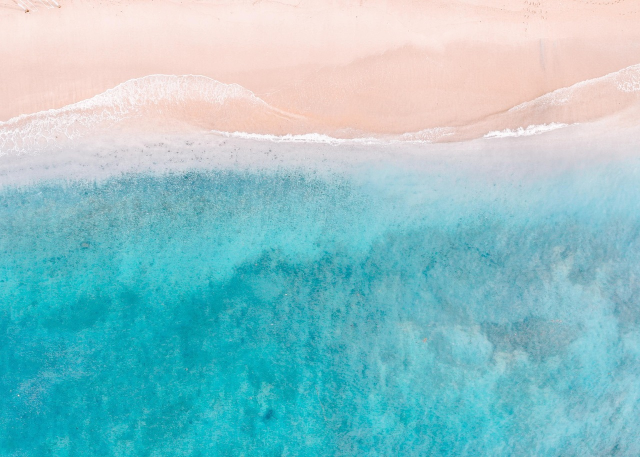
#> input picture data/train/beach/pseudo_1.jpg, 1280 x 914 px (shown at 1/2 size)
$ python -i opencv_analyzer.py   (imports and definitions only)
#> lines starting #> are read from the running program, lines starting #| are printed output that depends on the picture
#> further down, picture is the input picture: PIL image 1280x914 RGB; mean R, G, B 142, 195.2, 201.2
"""Image color / tone metrics using OpenCV and NumPy."""

from __future__ import annotations

from typing import Any, Dict, List

import cv2
import numpy as np
from PIL import Image

_KMEANS_K = 5
_KMEANS_MAX_SIDE = 256
_KMEANS_CRITERIA = (cv2.TERM_CRITERIA_EPS + cv2.TERM_CRITERIA_MAX_ITER, 40, 0.5)
_CONTRAST_STD_SCALE = 128.0  # max ~std for 0/255 split; map std to ~[0, 1]


def _pil_to_rgb_array(image: Image.Image) -> np.ndarray:
    if image.mode != "RGB":
        image = image.convert("RGB")
    return np.asarray(image, dtype=np.uint8)


def _resize_for_kmeans(rgb: np.ndarray) -> np.ndarray:
    h, w = rgb.shape[:2]
#> h = 914; w = 1280
    m = max(h, w)
#> m = 1280
    if m <= _KMEANS_MAX_SIDE:
        return rgb
    scale = _KMEANS_MAX_SIDE / m
#> scale = 0.2
    return cv2.resize(
        rgb,
        (int(round(w * scale)), int(round(h * scale))),
        interpolation=cv2.INTER_AREA,
    )
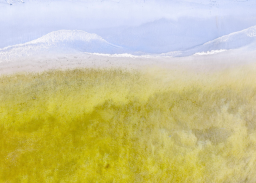
#> returned value: shape (183, 256, 3); mean of channels 0, 1, 2 142, 195.2, 201.3; drawn as B, G, R


def _dominant_color_kmeans(rgb: np.ndarray) -> List[int]:
    small = _resize_for_kmeans(rgb)
    pixels = small.reshape(-1, 3).astype(np.float32)
    if pixels.shape[0] < _KMEANS_K:
        k = max(1, pixels.shape[0])
    else:
        k = _KMEANS_K

    _, labels, centers = cv2.kmeans(
        pixels,
        k,
        None,
        _KMEANS_CRITERIA,
        10,
        cv2.KMEANS_PP_CENTERS,
    )
#> centers = [[243.2, 218.7, 211.8], [20.79, 170, 184.8], [126.3, 189, 200.9], [82.4, 180.9, 193], [193.1, 207.7, 216.1]]
    labels = labels.ravel()
    counts = np.bincount(labels, minlength=k)
#> counts = [15393, 9404, 10270, 7765, 4016]
    dominant_idx = int(counts.argmax())
#> dominant_idx = 0
    rgb_vals = np.clip(np.round(centers[dominant_idx]), 0, 255).astype(int)
#> rgb_vals = [243, 219, 212]
    return [int(rgb_vals[0]), int(rgb_vals[1]), int(rgb_vals[2])]


def analyze(image: Image.Image) -> Dict[str, Any]:
    """
    Analyze a PIL image: dominant RGB (K-means cluster with most pixels),
    brightness and saturation from HSV (0–1), contrast from grayscale std (0–1).
    """
    rgb = _pil_to_rgb_array(image)

    dominant = _dominant_color_kmeans(rgb)
#> dominant = [243, 219, 212]

    hsv = cv2.cvtColor(rgb, cv2.COLOR_RGB2HSV)
#> hsv: shape (914, 1280, 3); mean H, S, V 71.9, 103.9, 211.6
    brightness = float(hsv[:, :, 2].mean() / 255.0)
#> brightness = 0.83
    saturation = float(hsv[:, :, 1].mean() / 255.0)
#> saturation = 0.408

    gray = cv2.cvtColor(rgb, cv2.COLOR_RGB2GRAY).astype(np.float32)
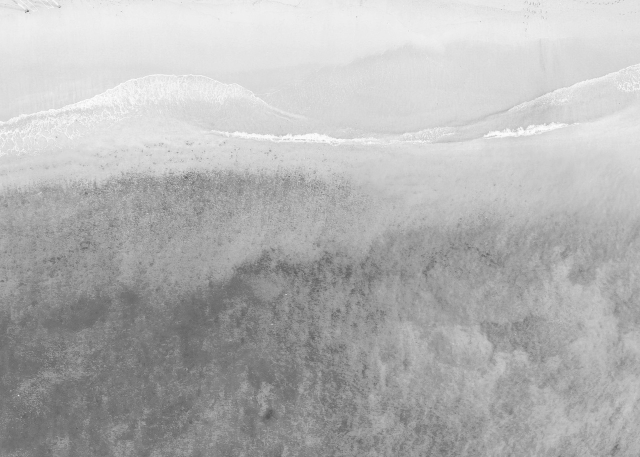
#> gray: shape (914, 1280) float32 (shown at 1/2 size); min 48, max 255, mean 180
    contrast = float(np.clip(gray.std() / _CONTRAST_STD_SCALE, 0.0, 1.0))
#> contrast = 0.307

    return {
        "dominant_color": dominant,
        "brightness": brightness,
        "saturation": saturation,
        "contrast": contrast,
    }

>>> from PIL import Image
>>> picture = Image.open('../data/train/beach/pseudo_1.jpg')
>>> result = analyze(picture)
#> result = {'dominant_color': [243, 219, 212], 'brightness': 0.83, 'saturation': 0.408, 'contrast': 0.307}

$ run again, on data/train/beach/pseudo_10.jpg
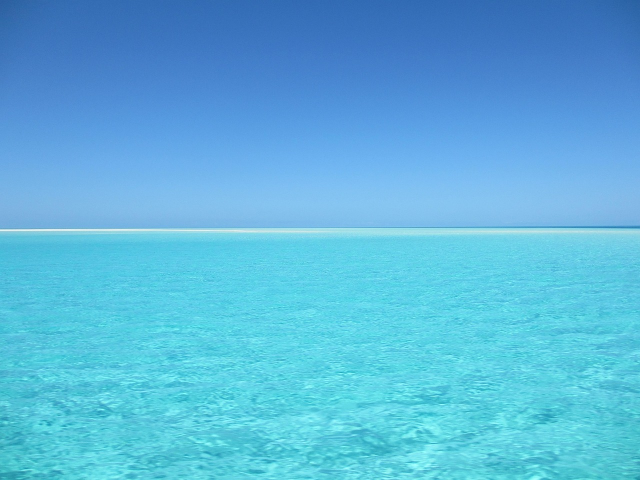
#> input picture data/train/beach/pseudo_10.jpg, 1280 x 960 px (shown at 1/2 size)
#> picture is the input picture: PIL image 1280x960 RGB; mean R, G, B 90.9, 180.7, 221
#> in _resize_for_kmeans, `return cv2.resize( rgb, (int(round(w * scale)), int(round(h * scale)))..`:
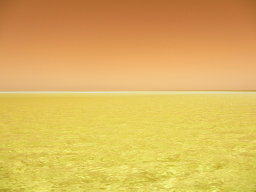
#> returned value: shape (192, 256, 3); mean of channels 0, 1, 2 90.9, 180.7, 221; drawn as B, G, R
#> centers = [[87.08, 153.2, 221.6], [61.14, 119.5, 192.1], [97.05, 212.7, 230.8], [124.2, 188.1, 235.1], [80.25, 197.8, 218.1]]
#> counts = [7079, 8472, 15044, 8752, 9805]
#> dominant_idx = 2
#> rgb_vals = [97, 213, 231]
#> hsv: shape (960, 1280, 3); mean H, S, V 99.4, 151.3, 221
#> brightness = 0.867
#> saturation = 0.593
#> in analyze, `gray = cv2.cvtColor(rgb, cv2.COLOR_RGB2GRAY).astype(np.float32)`:
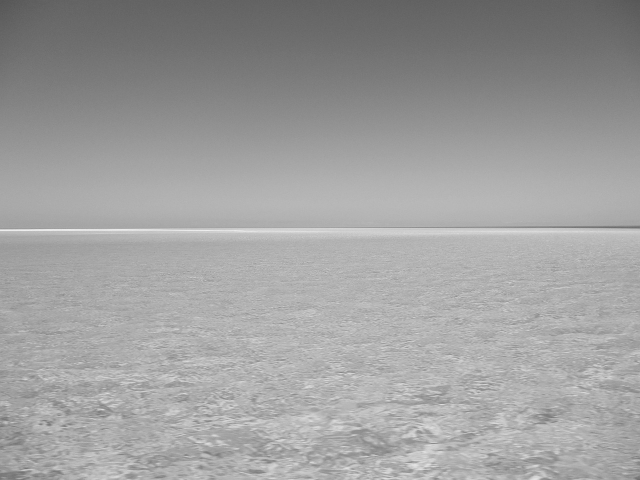
#> gray: shape (960, 1280) float32 (shown at 1/2 size); min 82, max 252, mean 158.5
#> contrast = 0.215
#> result = {'dominant_color': [97, 213, 231], 'brightness': 0.867, 'saturation': 0.593, 'contrast': 0.215}

$ run again, on data/train/beach/pseudo_12.jpg
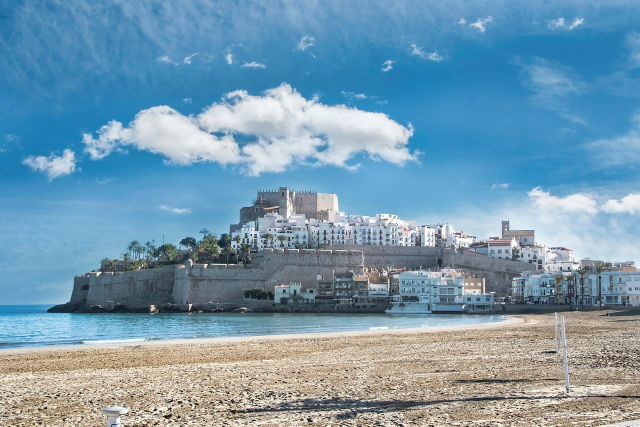
#> input picture data/train/beach/pseudo_12.jpg, 1280 x 853 px (shown at 1/2 size)
#> picture is the input picture: PIL image 1280x853 RGB; mean R, G, B 117.9, 153.9, 174.9
#> in _resize_for_kmeans, `return cv2.resize( rgb, (int(round(w * scale)), int(round(h * scale)))..`:
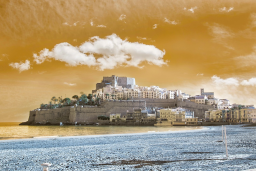
#> returned value: shape (171, 256, 3); mean of channels 0, 1, 2 117.9, 153.9, 174.9; drawn as B, G, R
#> centers = [[82.29, 93.89, 101.5], [111.9, 165.1, 199.8], [202.9, 210.1, 213.4], [176.5, 162.8, 146.2], [57.28, 136.3, 184.9]]
#> counts = [5810, 10771, 6735, 7866, 12594]
#> dominant_idx = 4
#> rgb_vals = [57, 136, 185]
#> hsv: shape (853, 1280, 3); mean H, S, V 83.7, 100.9, 182.2
#> brightness = 0.715
#> saturation = 0.396
#> in analyze, `gray = cv2.cvtColor(rgb, cv2.COLOR_RGB2GRAY).astype(np.float32)`:
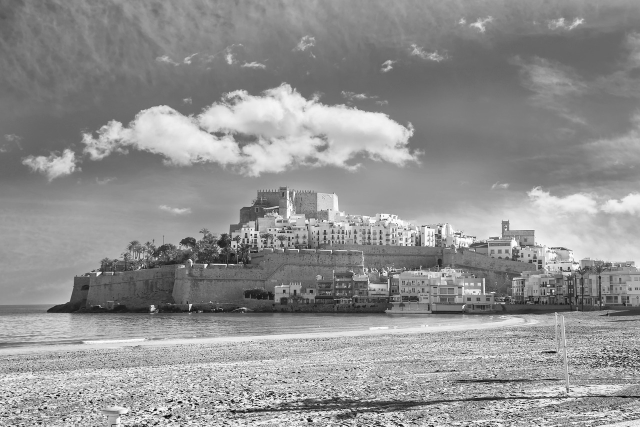
#> gray: shape (853, 1280) float32 (shown at 1/2 size); min 0, max 255, mean 145.5
#> contrast = 0.352
#> result = {'dominant_color': [57, 136, 185], 'brightness': 0.715, 'saturation': 0.396, 'contrast': 0.352}

$ run again, on data/train/beach/pseudo_13.jpg
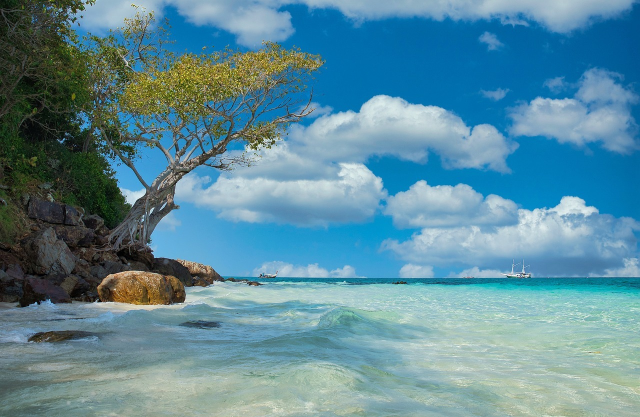
#> input picture data/train/beach/pseudo_13.jpg, 1280 x 834 px (shown at 1/2 size)
#> picture is the input picture: PIL image 1280x834 RGB; mean R, G, B 92.6, 138.8, 154.4
#> in _resize_for_kmeans, `return cv2.resize( rgb, (int(round(w * scale)), int(round(h * scale)))..`:
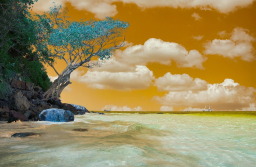
#> returned value: shape (167, 256, 3); mean of channels 0, 1, 2 92.6, 138.8, 154.4; drawn as B, G, R
#> centers = [[98.37, 110.4, 94.4], [40.54, 46.97, 34.86], [10.64, 116.8, 172.9], [160.8, 189.2, 190.7], [99.36, 153.5, 181.2]]
#> counts = [4765, 5365, 8823, 13269, 10530]
#> dominant_idx = 3
#> rgb_vals = [161, 189, 191]
#> hsv: shape (834, 1280, 3); mean H, S, V 85.8, 114, 160.9
#> brightness = 0.631
#> saturation = 0.447
#> in analyze, `gray = cv2.cvtColor(rgb, cv2.COLOR_RGB2GRAY).astype(np.float32)`:
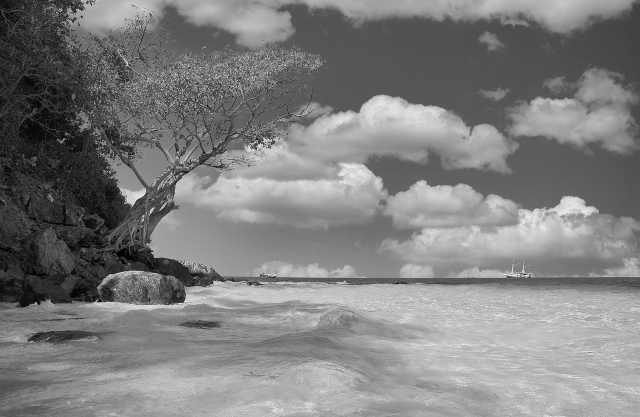
#> gray: shape (834, 1280) float32 (shown at 1/2 size); min 0, max 254, mean 126.8
#> contrast = 0.392
#> result = {'dominant_color': [161, 189, 191], 'brightness': 0.631, 'saturation': 0.447, 'contrast': 0.392}
